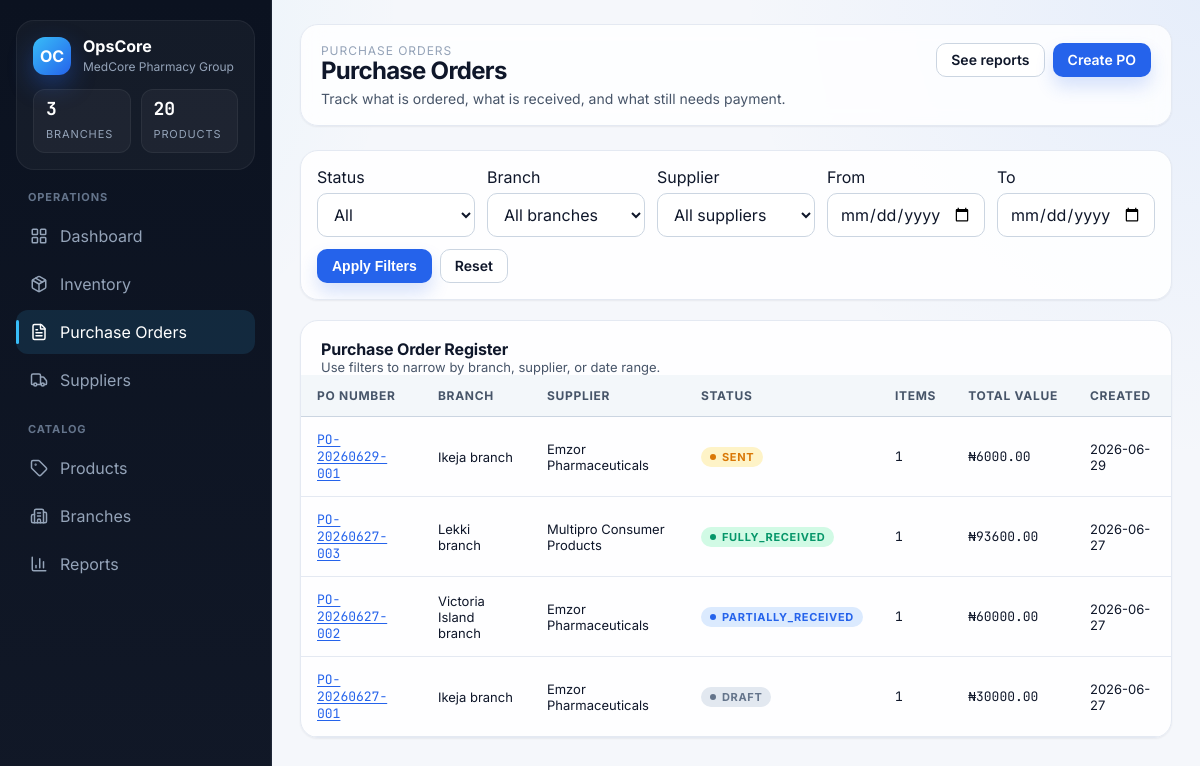
The app's page /purchase-orders/ with its own data.
### core/models.py (models this page shows, shortened)
class TimeStampedModel(models.Model):
    created_at = models.DateTimeField(auto_now_add=True)
    updated_at = models.DateTimeField(auto_now=True)
    class Meta:
        abstract = True

class PurchaseOrder(TimeStampedModel):
    class Status(models.TextChoices):
        DRAFT = 'draft', 'draft'
        SENT = 'sent', 'sent'
        PARTIALLY_RECEIVED = 'partially_received', 'partially_received'
        FULLY_RECEIVED = 'fully_received', 'fully_received'
        CANCELLED = 'cancelled', 'cancelled'
    po_number = models.CharField(max_length=20, unique=True, blank=True)
    branch = models.ForeignKey(Branch, on_delete=models.PROTECT, related_name='purchase_orders')
    supplier = models.ForeignKey(Supplier, on_delete=models.PROTECT, related_name='purchase_orders')
    status = models.CharField(max_length=30, choices=Status.choices, default=Status.DRAFT)
    notes = models.TextField(blank=True, null=True)
    class Meta:
        ordering = ['-created_at', '-id']
    @property
    def total_value(self):
        total = self.items.aggregate(
            total=Sum(ExpressionWrapper(F('quantity_ordered') * F('unit_price'), output_field=DecimalField(max_digits=14, decimal_places=2)))
        )['total']
        return total or Decimal('0.00')

class Branch(TimeStampedModel):
    name = models.CharField(max_length=120)
    location = models.CharField(max_length=160)
    manager_name = models.CharField(max_length=120)
    class Meta:
        ordering = ['name']

class Supplier(TimeStampedModel):
    name = models.CharField(max_length=160)
    contact_name = models.CharField(max_length=120)
    phone = models.CharField(max_length=40)
    email = models.EmailField(blank=True, null=True)
    products_supplied = models.TextField(blank=True, null=True)
    class Meta:
        ordering = ['name']

### core/views.py (the view, shortened to what this page needs)
# urls.py: path('purchase-orders/', views.purchase_orders_list, name='purchase_orders_list'),
def purchase_orders_list(request):
    status = request.GET.get('status')
    orders = PurchaseOrder.objects.select_related('branch', 'supplier').prefetch_related('items__product')
    branch_id = request.GET.get('branch')
    if branch_id:
        orders = orders.filter(branch_id=branch_id)
    supplier_id = request.GET.get('supplier')
    if supplier_id:
        orders = orders.filter(supplier_id=supplier_id)
    date_from = parse_date(request.GET.get('from') or '')
    date_to = parse_date(request.GET.get('to') or '')
    if date_from:
        orders = orders.filter(created_at__date__gte=date_from)
    if date_to:
        orders = orders.filter(created_at__date__lte=date_to)
    return render(
        request,
        'core/purchase_orders_list.html',
        {
            'orders': orders,
            'branches': Branch.objects.all(),
            'suppliers': Supplier.objects.all(),
            'active_status': status or 'all',
            'filters': {'branch': branch_id or '', 'supplier': supplier_id or '', 'from': request.GET.get('from', ''), 'to': request.GET.get('to', '')},
        },
    )

### core/templates/core/purchase_orders_list.html (shortened to what this page needs)
{% extends "base.html" %}
{% block content %}
  <div class="page-header">
    <div>
      <div class="crumb">Purchase Orders</div>
      <h1 class="page-title">Purchase Orders</h1>
      <div class="page-subtitle">Track what is ordered, what is received, and what still needs payment.</div>
    </div>
    <div class="top-actions">
      <a class="btn btn-secondary" href="{% url 'reports_index' %}">See reports</a>
      <a class="btn btn-primary" href="{% url 'purchase_order_create' %}">Create PO</a>
    </div>
  </div>
  <form method="get" class="panel" style="padding:16px;margin-bottom:20px;">
    <div style="display:grid;grid-template-columns:repeat(5,minmax(0,1fr));gap:12px;">
      <div>
        <label class="muted" style="display:block;margin-bottom:6px;">Status</label>
        <select name="status">
          <option value="all" {% if active_status == 'all' %}selected{% endif %}>All</option>
        </select>
      </div>
      <div>
        <label class="muted" style="display:block;margin-bottom:6px;">Branch</label>
        <select name="branch">
          <option value="">All branches</option>
        </select>
      </div>
      <div>
        <label class="muted" style="display:block;margin-bottom:6px;">Supplier</label>
        <select name="supplier">
          <option value="">All suppliers</option>
        </select>
      </div>
      <div>
        <label class="muted" style="display:block;margin-bottom:6px;">From</label>
        <input type="date" name="from" value="{{ filters.from }}">
      </div>
      <div>
        <label class="muted" style="display:block;margin-bottom:6px;">To</label>
        <input type="date" name="to" value="{{ filters.to }}">
      </div>
    </div>
    <div style="display:flex;gap:8px;margin-top:12px;flex-wrap:wrap;">
      <button class="btn btn-primary" type="submit">Apply Filters</button>
      <a class="btn btn-secondary" href="{% url 'purchase_orders_list' %}">Reset</a>
    </div>
  </form>
  <section class="panel">
    <div class="panel-head">
      <div>
        <h2 class="section-title">Purchase Order Register</h2>
        <div class="section-meta">Use filters to narrow by branch, supplier, or date range.</div>
      </div>
    </div>
    <div class="table-wrap">
      <table>
        <thead>
          <tr>
            <th>PO Number</th>
            <th>Branch</th>
            <th>Supplier</th>
            <th>Status</th>
            <th>Items</th>
            <th>Total Value</th>
            <th>Created</th>
          </tr>
        </thead>
        <tbody>
          {% for order in orders %}
            <tr>
              <td class="mono"><a href="{% url 'purchase_order_detail' order.pk %}">{{ order.po_number }}</a></td>
              <td>{{ order.branch.name }}</td>
              <td>{{ order.supplier.name }}</td>
              <td><span class="badge status-{{ order.status }}"><span class="dot" style="background: currentColor;"></span>{{ order.status }}</span></td>
              <td class="mono">{{ order.items.count }}</td>
              <td class="mono">&#8358;{{ order.total_value|floatformat:2 }}</td>
              <td>{{ order.created_at|date:"Y-m-d" }}</td>
            </tr>
          {% empty %}
            <tr><td colspan="7">No purchase orders found.</td></tr>
          {% endfor %}
        </tbody>
      </table>
    </div>
  </section>
{% endblock %}

### records on screen
PurchaseOrder: po_number "PO-20260629-001", branch.name "Ikeja branch", supplier.name "Emzor Pharmaceuticals", status "SENT", items.count "1", total_value "6000.00", created_at "2026-06-29"
PurchaseOrder: po_number "PO-20260627-003", branch.name "Lekki branch", supplier.name "Multipro Consumer Products", status "FULLY_RECEIVED", items.count "1", total_value "93600.00", created_at "2026-06-27"
PurchaseOrder: po_number "PO-20260627-002", branch.name "Victoria Island branch", supplier.name "Emzor Pharmaceuticals", status "PARTIALLY_RECEIVED", items.count "1", total_value "60000.00", created_at "2026-06-27"
PurchaseOrder: po_number "PO-20260627-001", branch.name "Ikeja branch", supplier.name "Emzor Pharmaceuticals", status "DRAFT", items.count "1", total_value "30000.00", created_at "2026-06-27"
